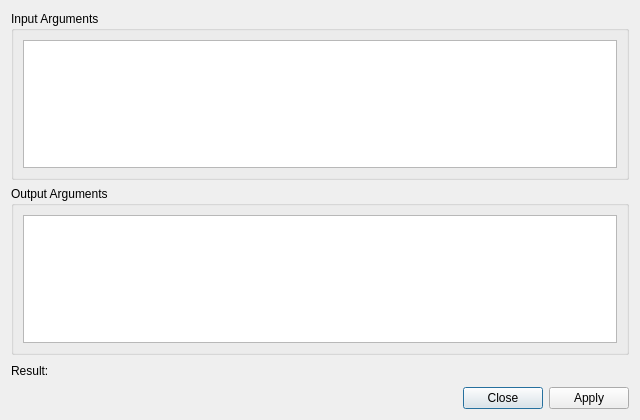
<?xml version="1.0" encoding="UTF-8"?>
<ui version="4.0">
 <class>CallMethodDialog</class>
 <widget class="QDialog" name="CallMethodDialog">
  <property name="geometry">
   <rect>
    <x>0</x>
    <y>0</y>
    <width>640</width>
    <height>420</height>
   </rect>
  </property>
  <property name="windowTitle">
   <string>Call Method</string>
  </property>
  <layout class="QVBoxLayout" name="verticalLayout">
   <item>
    <widget class="QGroupBox" name="inputGroup">
     <property name="title"><string>Input Arguments</string></property>
     <layout class="QVBoxLayout" name="inputLayout">
      <item>
       <widget class="TableView" name="inputTable">
        <property name="minimumSize"><size><width>0</width><height>110</height></size></property>
        <property name="fullTextHorizontalScroll" stdset="0"><bool>true</bool></property>
       </widget>
      </item>
     </layout>
    </widget>
   </item>
   <item>
    <widget class="QGroupBox" name="outputGroup">
     <property name="title"><string>Output Arguments</string></property>
     <layout class="QVBoxLayout" name="outputLayout">
      <item>
       <widget class="TableView" name="outputTable">
        <property name="minimumSize"><size><width>0</width><height>90</height></size></property>
        <property name="fullTextHorizontalScroll" stdset="0"><bool>true</bool></property>
       </widget>
      </item>
     </layout>
    </widget>
   </item>
   <item>
    <layout class="QHBoxLayout" name="resultLayout">
     <item>
      <widget class="QLabel" name="resultTitleLabel">
       <property name="text"><string>Result:</string></property>
      </widget>
     </item>
     <item>
      <widget class="QLabel" name="resultLabel">
       <property name="text"><string/></property>
       <property name="textInteractionFlags"><set>Qt::TextSelectableByMouse</set></property>
      </widget>
     </item>
     <item>
      <spacer name="resultSpacer">
       <property name="orientation"><enum>Qt::Horizontal</enum></property>
       <property name="sizeHint" stdset="0"><size><width>40</width><height>20</height></size></property>
      </spacer>
     </item>
    </layout>
   </item>
   <item>
    <widget class="DialogButtonBox" name="buttonBox">
     <property name="standardButtons"><set>QDialogButtonBox::Apply|QDialogButtonBox::Close</set></property>
    </widget>
   </item>
  </layout>
 </widget>
 <customwidgets>
  <customwidget>
   <class>TableView</class>
   <extends>QTableView</extends>
   <header>widgets/tableview.h</header>
  </customwidget>
  <customwidget>
   <class>DialogButtonBox</class>
   <extends>QDialogButtonBox</extends>
   <header>widgets/dialogbuttonbox.h</header>
  </customwidget>
 </customwidgets>
 <resources/>
 <connections/>
</ui>
